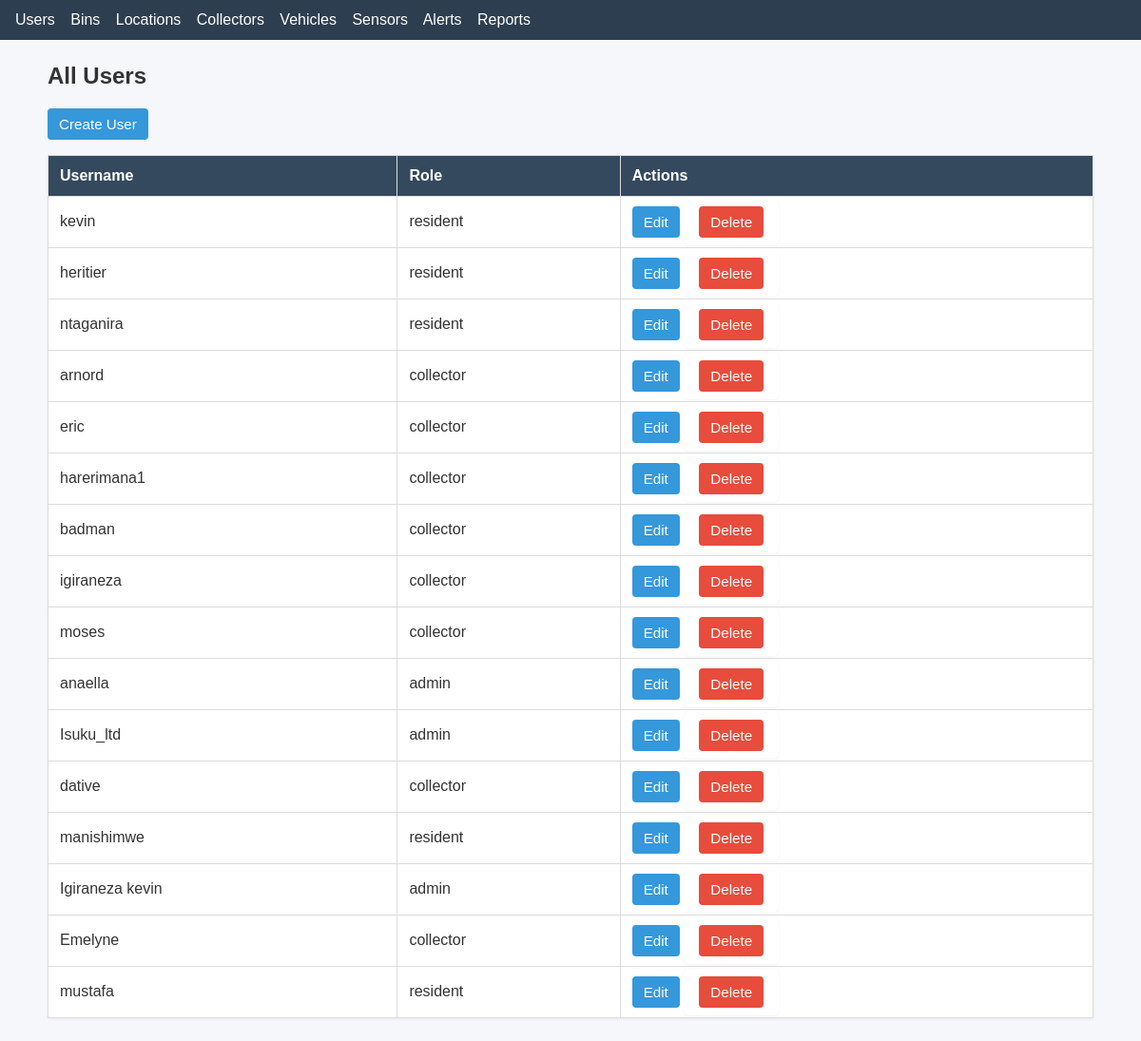
/users/, run on the app's committed database.
### stwms/models.py (models this page shows)
class Users(models.Model):
    ROLE_CHOICES = [
        ('admin', 'Admin'),
        ('collector', 'Collector'),
        ('resident', 'Resident'),
    ]
    user = models.OneToOneField(User, on_delete=models.CASCADE, related_name='profile')
    role = models.CharField(max_length=20, choices=ROLE_CHOICES, default='resident')
    username = models.CharField(max_length=150, default="")
    email = models.EmailField(max_length=254, default="")
    password = models.CharField(max_length=128, default="")
    address = models.CharField(max_length=255, default="")
    phone = models.CharField(max_length=20, default="")

### stwms/views.py (the view)
# urls.py: path('users/', views.users_list, name='users_list'),
def users_list(request):
    users = Users.objects.all()
    return render(request, "users/users_list.html", {"users": users})

### stwms/templates/users/users_list.html
{% extends "base.html" %}
{% block content %}
<h2>All Users</h2>
<p><a class="btn" href="{% url 'stwms:users_create' %}">Create User</a></p>
<table>
    <thead>
        <tr>
            <th>Username</th>
            <th>Role</th>
            <th>Actions</th>
        </tr>
    </thead>
    <tbody>
    {% for user in users %}
        <tr>
            <td>
                {% if user.user %}
                    {{ user.user.username }}
                {% else %}
                    N/A
                {% endif %}
            </td>
            <td>{{ user.role }}</td>
            <td>
                <a class="btn" href="{% url 'stwms:users_update' user.pk %}">Edit</a>
                <form style="display:inline" method="post" action="{% url 'stwms:users_delete' user.pk %}">{% csrf_token %}
                    <button class="btn btn-danger" type="submit">Delete</button>
                </form>
            </td>
        </tr>
    {% empty %}
        <tr><td colspan="3">No users found.</td></tr>
    {% endfor %}
    </tbody>
</table>
{% endblock %}

### static/styles.css (style rules this page uses)
body { font-family: Arial, Helvetica, sans-serif; background: #f5f7fa; color: #333; margin: 0; padding: 0; }
table { width: 100%; border-collapse: collapse; background: #fff; margin-top: 12px; box-shadow: 0 1px 3px rgba(0,0,0,0.06); }
thead th { background: #34495e; color: #fff; text-align: left; padding: 12px; border: 1px solid #dcdcdc; }
tbody td { padding: 10px 12px; border: 1px solid #dcdcdc; vertical-align: middle; }
.btn { display: inline-block; padding: 8px 12px; background: #3498db; color: #fff; text-decoration: none; border-radius: 4px; border: none; cursor: pointer; font-size: 0.95rem; }
.btn-danger { background: #e74c3c; }
form { background: #fff; padding: 16px; border-radius: 6px; box-shadow: 0 1px 3px rgba(0,0,0,0.05); }

### data on the page
Users: user.username "kevin", role "resident"
Users: user.username "heritier", role "resident"
Users: user.username "ntaganira", role "resident"
Users: user.username "arnord", role "collector"
Users: user.username "eric", role "collector"
Users: user.username "harerimana1", role "collector"
Users: user.username "badman", role "collector"
Users: user.username "igiraneza", role "collector"
Users: user.username "moses", role "collector"
Users: user.username "anaella", role "admin"
Users: user.username "Isuku_ltd", role "admin"
Users: user.username "dative", role "collector"
Users: user.username "manishimwe", role "resident"
Users: user.username "Igiraneza kevin", role "admin"
Users: user.username "Emelyne", role "collector"
Users: user.username "mustafa", role "resident"
